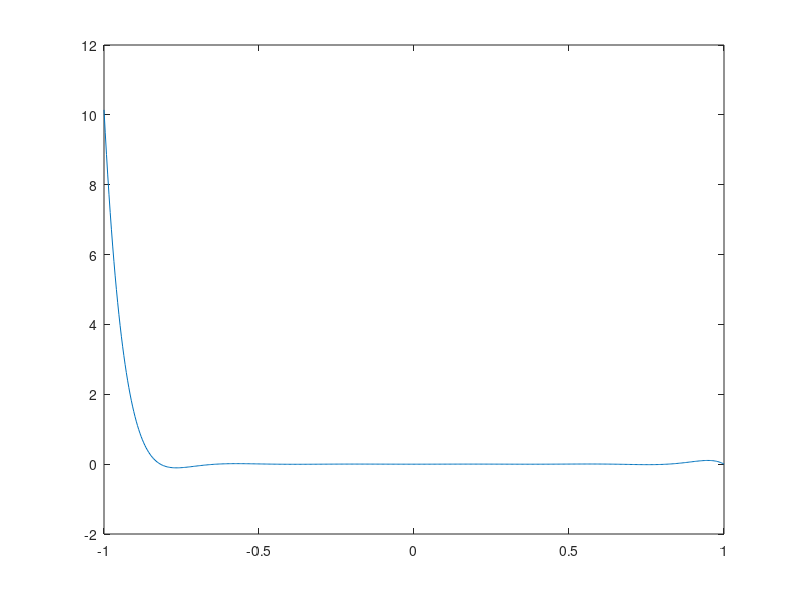

MATLAB code to generate this figure: (Note: this script raises an error after producing the figure.)
n = 12;
x_val = linspace(-1, 1, n); % Uniform grid
% x_val = cos((2*(n:-1:1) - 1)*pi/(2*n)); % Chebyshev grid

rng(10);
eps = (rand(1, n) - .5) * 2; % Error (-1, 1)
y_true = randi(10, 1, n);
y_val = y_true + eps;

L_i = @(x, i) prod(...
    (x - x_val(1:n ~= i)) ./ ...
    (x_val(i) - x_val(1:n ~= i)),...
    2);

%% Lagrange interpolation
x = linspace(min(x_val), max(x_val), 501).';
y = zeros(size(x));

figure(1);
for i = 1 : n
    y_i = y_val(i) * L_i(x, i);
    y = y + y_i;
    pl = plot(x, y_i); hold on;
    sc = scatter(x_val(i), y_val(i), 60, 'LineWidth', 1, ...
        'MarkerFaceColor', pl.Color, 'MarkerEdgeColor', 'none');
    sc.HandleVisibility = 'off'; % Don't show the scatter points in (future) legend
    sct = scatter(x_val(i), y_true(i), 60, '+', 'LineWidth', 1, ...
        'MarkerEdgeColor', pl.Color);
    sct.HandleVisibility = 'off';
end
plot(x, y, '--k', 'LineWidth', 1.5);
hold off;
legend('$L_1$', '$L_2$', '$L_3$', '$L_4$', '$L$', ...
    Interpreter = 'latex', FontSize = 14)
xlabel('$x$', Interpreter = 'latex', FontSize = 14)
title('Lagrange interpolation')

%% Error study
F = zeros(size(x));
F_crude = zeros(size(x));
for i = 1 : n
    F = F + eps(i) * L_i(x, i);
    F_crude = F_crude + abs(L_i(x, i));
end

figure(2);
plot(x, abs(F), x, F_crude)
legend('Actual error', 'Maximum possible error')
xlabel('$x$', Interpreter = 'latex', FontSize = 14)
title('Lagrange interpolation error');
subtitle('with uncertain initial conditions')

